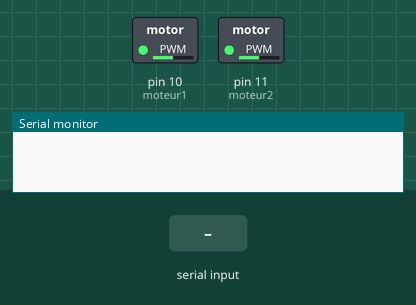
Recording of a sketch running on a simulated Arduino Uno, built with avr-gcc and run on an emulated ATmega328P. Parts: switched loads named in the sketch (green lamp = pin HIGH), the last lines printed to the serial monitor. The test bench sets the inputs (shaded band).

Above: at 1.2 s.
1.3 s: "b" received over Serial
At 2.5 s:
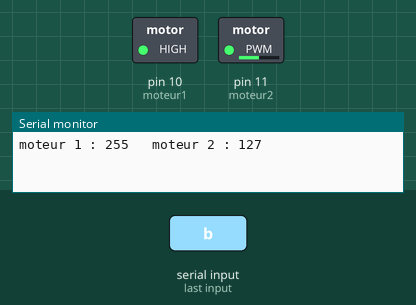
2.8 s: "d" received over Serial
At 3.9 s:
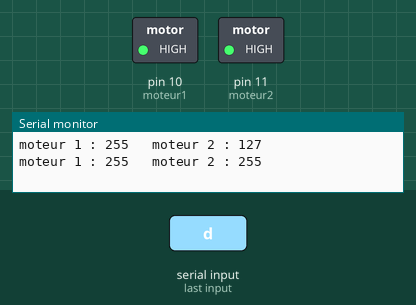
4.3 s: "a" received over Serial
At 5.0 s:
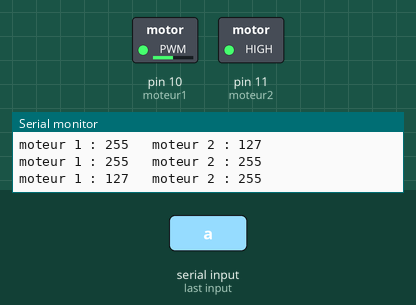
5.8 s: "+" received over Serial
At 6.1 s:
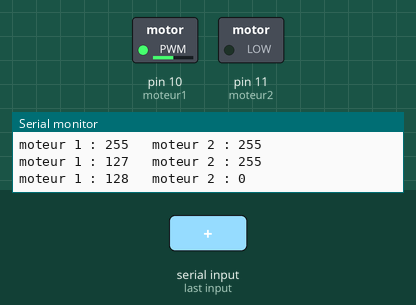
7.3 s: "b" received over Serial
At 8.5 s:
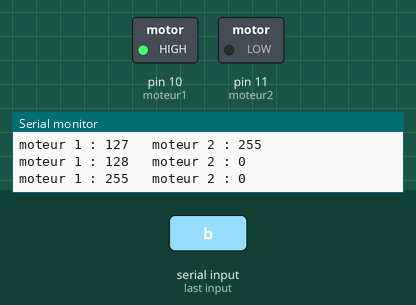
8.8 s: "c" received over Serial
At 9.6 s:
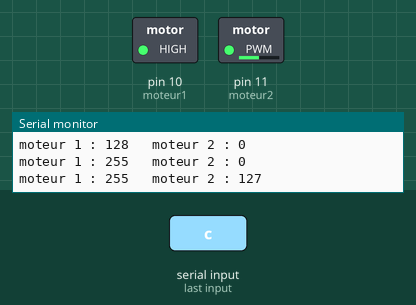
Timing chart, 0 to 11.3 s (numbered marks = the images above; inputs shaded):
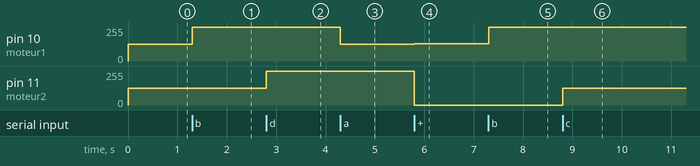

The sketch:

testConfigElec1.ino
```cpp
int moteur1 = 10;
int moteur2 = 11;

unsigned char moteur1Value = 127;
unsigned char moteur2Value = 127;

void setup() {
  // put your setup code here, to run once:
  Serial.begin(9600);
  pinMode(moteur1, OUTPUT);
  pinMode(moteur2, OUTPUT);

      analogWrite(moteur1, moteur1Value);
      analogWrite(moteur2, moteur2Value);
}


void loop() {
  // put your main code here, to run repeatedly:
  if(Serial.available())
  {
    char order = Serial.read();
    switch(order)
    {
      case 'a':
      moteur1Value = 127;
      break;

      case 'b':
      moteur1Value = 255;
      break;

      case 'c':
      moteur2Value = 127;
      break;

      case 'd':
      moteur2Value = 255;
      break;

      case '+':
      moteur1Value++;
      moteur2Value++;
      break;

      case '-':
      moteur1Value--;
      moteur2Value--;
      break;

      default:
      Serial.println("XXX recu");
      break;
    }

      Serial.print("moteur 1 : ");
      Serial.print(moteur1Value);
      Serial.print("   moteur 2 : ");
      Serial.println(moteur2Value);

      analogWrite(moteur1, moteur1Value);
      analogWrite(moteur2, moteur2Value);
  }
}
```

Measured:
- after the input at 1.3 s, pin 10 (moteur1): 127/255 → 255/255 at once
- after the input at 2.8 s, pin 11 (moteur2): 127/255 → 255/255 at once
- after the input at 4.3 s, pin 10 (moteur1): 255/255 → 127/255 at once
- after the input at 5.8 s, pin 10 (moteur1): 127/255 → 128/255 at once; pin 11 (moteur2): 255/255 → 0/255 at once
- after the input at 7.3 s, pin 10 (moteur1): 128/255 → 255/255 at once
- after the input at 8.8 s, pin 11 (moteur2): 0/255 → 127/255 at once
